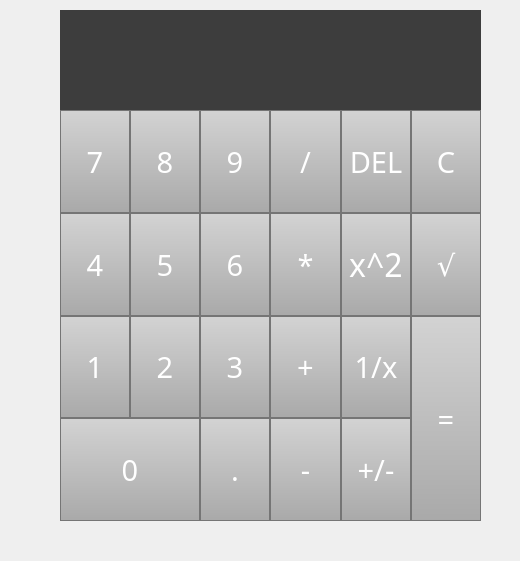
<?xml version="1.0" encoding="UTF-8"?>
<ui version="4.0">
 <class>Form</class>
 <widget class="QWidget" name="Form">
  <property name="geometry">
   <rect>
    <x>0</x>
    <y>0</y>
    <width>520</width>
    <height>561</height>
   </rect>
  </property>
  <property name="windowTitle">
   <string>Form</string>
  </property>
  <property name="styleSheet">
   <string notr="true"/>
  </property>
  <widget class="QWidget" name="verticalLayoutWidget">
   <property name="geometry">
    <rect>
     <x>60</x>
     <y>10</y>
     <width>421</width>
     <height>511</height>
    </rect>
   </property>
   <property name="sizePolicy">
    <sizepolicy hsizetype="Preferred" vsizetype="Preferred">
     <horstretch>0</horstretch>
     <verstretch>0</verstretch>
    </sizepolicy>
   </property>
   <layout class="QVBoxLayout" name="verL">
    <property name="spacing">
     <number>0</number>
    </property>
    <item>
     <widget class="QLineEdit" name="le">
      <property name="sizePolicy">
       <sizepolicy hsizetype="Expanding" vsizetype="Minimum">
        <horstretch>0</horstretch>
        <verstretch>0</verstretch>
       </sizepolicy>
      </property>
      <property name="maximumSize">
       <size>
        <width>1000</width>
        <height>100</height>
       </size>
      </property>
      <property name="font">
       <font>
        <family>DotumChe</family>
        <pointsize>22</pointsize>
        <weight>50</weight>
        <bold>false</bold>
       </font>
      </property>
      <property name="styleSheet">
       <string notr="true">QLineEdit#le{
background: #3D3D3D;
color: white;
border: 0px;
selection-background-color: darkgray;

}</string>
      </property>
      <property name="text">
       <string/>
      </property>
      <property name="maxLength">
       <number>20000000</number>
      </property>
      <property name="alignment">
       <set>Qt::AlignRight|Qt::AlignTrailing|Qt::AlignVCenter</set>
      </property>
      <property name="readOnly">
       <bool>true</bool>
      </property>
     </widget>
    </item>
    <item>
     <layout class="QGridLayout" name="grL">
      <property name="spacing">
       <number>0</number>
      </property>
      <item row="3" column="2">
       <widget class="QPushButton" name="btndot">
        <property name="sizePolicy">
         <sizepolicy hsizetype="Minimum" vsizetype="Preferred">
          <horstretch>0</horstretch>
          <verstretch>0</verstretch>
         </sizepolicy>
        </property>
        <property name="font">
         <font>
          <family>DotumChe</family>
          <pointsize>22</pointsize>
         </font>
        </property>
        <property name="styleSheet">
         <string notr="true">QPushButton{
background-color: qlineargradient(x1:0, y1:0, x2:0, y2:1, stop:0 lightgray, stop:1 darkgray);
color: white;
 border: 1px solid #757575;
-webkit-transition-duration: 2.1s;
-o-transition-duration: 2.1s;
-moz-transition-duration: 2.1s;
transition-duration: 2.1s;
}
QPushButton:hover{
background-color: qlineargradient(x1:0, y1:0, x2:0, y2:1, stop:0 white, stop:1 lightgray);
color: black;
}
QPushButton:pressed{
background-color: qlineargradient(x1:0, y1:0, x2:0, y2:1, stop:0 lightgray, stop:1 white);
color: black;
}</string>
        </property>
        <property name="text">
         <string>.</string>
        </property>
       </widget>
      </item>
      <item row="1" column="1">
       <widget class="QPushButton" name="btn5">
        <property name="sizePolicy">
         <sizepolicy hsizetype="Minimum" vsizetype="Preferred">
          <horstretch>0</horstretch>
          <verstretch>0</verstretch>
         </sizepolicy>
        </property>
        <property name="font">
         <font>
          <family>DotumChe</family>
          <pointsize>22</pointsize>
         </font>
        </property>
        <property name="styleSheet">
         <string notr="true">QPushButton{
background-color: qlineargradient(x1:0, y1:0, x2:0, y2:1, stop:0 lightgray, stop:1 darkgray);
color: white;
 border: 1px solid #757575;
-webkit-transition-duration: 2.1s;
-o-transition-duration: 2.1s;
-moz-transition-duration: 2.1s;
transition-duration: 2.1s;
}
QPushButton:hover{
background-color: qlineargradient(x1:0, y1:0, x2:0, y2:1, stop:0 white, stop:1 lightgray);
color: black;
}
QPushButton:pressed{
background-color: qlineargradient(x1:0, y1:0, x2:0, y2:1, stop:0 lightgray, stop:1 white);
color: black;
}
</string>
        </property>
        <property name="text">
         <string>5</string>
        </property>
       </widget>
      </item>
      <item row="0" column="4">
       <widget class="QPushButton" name="btnwipe">
        <property name="sizePolicy">
         <sizepolicy hsizetype="Minimum" vsizetype="Preferred">
          <horstretch>0</horstretch>
          <verstretch>0</verstretch>
         </sizepolicy>
        </property>
        <property name="font">
         <font>
          <family>DotumChe</family>
          <pointsize>22</pointsize>
         </font>
        </property>
        <property name="styleSheet">
         <string notr="true">QPushButton{
background-color: qlineargradient(x1:0, y1:0, x2:0, y2:1, stop:0 lightgray, stop:1 darkgray);
color: white;
 border: 1px solid #757575;
-webkit-transition-duration: 2.1s;
-o-transition-duration: 2.1s;
-moz-transition-duration: 2.1s;
transition-duration: 2.1s;
}
QPushButton:hover{
background-color: qlineargradient(x1:0, y1:0, x2:0, y2:1, stop:0 white, stop:1 lightgray);
color: black;
}
QPushButton:pressed{
background-color: qlineargradient(x1:0, y1:0, x2:0, y2:1, stop:0 lightgray, stop:1 white);
color: black;
}</string>
        </property>
        <property name="text">
         <string>DEL</string>
        </property>
       </widget>
      </item>
      <item row="1" column="4">
       <widget class="QPushButton" name="btnsqr">
        <property name="sizePolicy">
         <sizepolicy hsizetype="Minimum" vsizetype="Preferred">
          <horstretch>0</horstretch>
          <verstretch>0</verstretch>
         </sizepolicy>
        </property>
        <property name="font">
         <font>
          <family>DotumChe</family>
          <pointsize>24</pointsize>
         </font>
        </property>
        <property name="styleSheet">
         <string notr="true">QPushButton{
background-color: qlineargradient(x1:0, y1:0, x2:0, y2:1, stop:0 lightgray, stop:1 darkgray);
color: white;
 border: 1px solid #757575;
-webkit-transition-duration: 2.1s;
-o-transition-duration: 2.1s;
-moz-transition-duration: 2.1s;
transition-duration: 2.1s;
}
QPushButton:hover{
background-color: qlineargradient(x1:0, y1:0, x2:0, y2:1, stop:0 white, stop:1 lightgray);
color: black;
}
QPushButton:pressed{
background-color: qlineargradient(x1:0, y1:0, x2:0, y2:1, stop:0 lightgray, stop:1 white);
color: black;
}</string>
        </property>
        <property name="text">
         <string>x^2</string>
        </property>
       </widget>
      </item>
      <item row="3" column="4">
       <widget class="QPushButton" name="btnpm">
        <property name="sizePolicy">
         <sizepolicy hsizetype="Minimum" vsizetype="Preferred">
          <horstretch>0</horstretch>
          <verstretch>0</verstretch>
         </sizepolicy>
        </property>
        <property name="font">
         <font>
          <family>DotumChe</family>
          <pointsize>22</pointsize>
         </font>
        </property>
        <property name="styleSheet">
         <string notr="true">QPushButton{
background-color: qlineargradient(x1:0, y1:0, x2:0, y2:1, stop:0 lightgray, stop:1 darkgray);
color: white;
 border: 1px solid #757575;
-webkit-transition-duration: 2.1s;
-o-transition-duration: 2.1s;
-moz-transition-duration: 2.1s;
transition-duration: 2.1s;
}
QPushButton:hover{
background-color: qlineargradient(x1:0, y1:0, x2:0, y2:1, stop:0 white, stop:1 lightgray);
color: black;
}
QPushButton:pressed{
background-color: qlineargradient(x1:0, y1:0, x2:0, y2:1, stop:0 lightgray, stop:1 white);
color: black;
}</string>
        </property>
        <property name="text">
         <string>+/-</string>
        </property>
       </widget>
      </item>
      <item row="0" column="5">
       <widget class="QPushButton" name="btnc">
        <property name="sizePolicy">
         <sizepolicy hsizetype="Minimum" vsizetype="Preferred">
          <horstretch>0</horstretch>
          <verstretch>0</verstretch>
         </sizepolicy>
        </property>
        <property name="font">
         <font>
          <family>DotumChe</family>
          <pointsize>22</pointsize>
         </font>
        </property>
        <property name="styleSheet">
         <string notr="true">QPushButton{
background-color: qlineargradient(x1:0, y1:0, x2:0, y2:1, stop:0 lightgray, stop:1 darkgray);
color: white;
 border: 1px solid #757575;
-webkit-transition-duration: 2.1s;
-o-transition-duration: 2.1s;
-moz-transition-duration: 2.1s;
transition-duration: 2.1s;
}
QPushButton:hover{
background-color: qlineargradient(x1:0, y1:0, x2:0, y2:1, stop:0 white, stop:1 lightgray);
color: black;
}
QPushButton:pressed{
background-color: qlineargradient(x1:0, y1:0, x2:0, y2:1, stop:0 lightgray, stop:1 white);
color: black;
}</string>
        </property>
        <property name="text">
         <string>C</string>
        </property>
       </widget>
      </item>
      <item row="1" column="3">
       <widget class="QPushButton" name="btnmul">
        <property name="sizePolicy">
         <sizepolicy hsizetype="Minimum" vsizetype="Preferred">
          <horstretch>0</horstretch>
          <verstretch>0</verstretch>
         </sizepolicy>
        </property>
        <property name="font">
         <font>
          <family>DotumChe</family>
          <pointsize>22</pointsize>
         </font>
        </property>
        <property name="styleSheet">
         <string notr="true">QPushButton{
background-color: qlineargradient(x1:0, y1:0, x2:0, y2:1, stop:0 lightgray, stop:1 darkgray);
color: white;
 border: 1px solid #757575;
-webkit-transition-duration: 2.1s;
-o-transition-duration: 2.1s;
-moz-transition-duration: 2.1s;
transition-duration: 2.1s;
}
QPushButton:hover{
background-color: qlineargradient(x1:0, y1:0, x2:0, y2:1, stop:0 white, stop:1 lightgray);
color: black;
}
QPushButton:pressed{
background-color: qlineargradient(x1:0, y1:0, x2:0, y2:1, stop:0 lightgray, stop:1 white);
color: black;
}</string>
        </property>
        <property name="text">
         <string>*</string>
        </property>
       </widget>
      </item>
      <item row="3" column="0" colspan="2">
       <widget class="QPushButton" name="btn0">
        <property name="sizePolicy">
         <sizepolicy hsizetype="Minimum" vsizetype="Preferred">
          <horstretch>0</horstretch>
          <verstretch>0</verstretch>
         </sizepolicy>
        </property>
        <property name="font">
         <font>
          <family>DotumChe</family>
          <pointsize>22</pointsize>
         </font>
        </property>
        <property name="styleSheet">
         <string notr="true">QPushButton{
background-color: qlineargradient(x1:0, y1:0, x2:0, y2:1, stop:0 lightgray, stop:1 darkgray);
color: white;
 border: 1px solid #757575;
-webkit-transition-duration: 2.1s;
-o-transition-duration: 2.1s;
-moz-transition-duration: 2.1s;
transition-duration: 2.1s;
}
QPushButton:hover{
background-color: qlineargradient(x1:0, y1:0, x2:0, y2:1, stop:0 white, stop:1 lightgray);
color: black;
}
QPushButton:pressed{
background-color: qlineargradient(x1:0, y1:0, x2:0, y2:1, stop:0 lightgray, stop:1 white);
color: black;
}</string>
        </property>
        <property name="text">
         <string>0</string>
        </property>
       </widget>
      </item>
      <item row="1" column="2">
       <widget class="QPushButton" name="btn6">
        <property name="sizePolicy">
         <sizepolicy hsizetype="Minimum" vsizetype="Preferred">
          <horstretch>0</horstretch>
          <verstretch>0</verstretch>
         </sizepolicy>
        </property>
        <property name="font">
         <font>
          <family>DotumChe</family>
          <pointsize>22</pointsize>
         </font>
        </property>
        <property name="styleSheet">
         <string notr="true">QPushButton{
background-color: qlineargradient(x1:0, y1:0, x2:0, y2:1, stop:0 lightgray, stop:1 darkgray);
color: white;
 border: 1px solid #757575;
-webkit-transition-duration: 2.1s;
-o-transition-duration: 2.1s;
-moz-transition-duration: 2.1s;
transition-duration: 2.1s;
}
QPushButton:hover{
background-color: qlineargradient(x1:0, y1:0, x2:0, y2:1, stop:0 white, stop:1 lightgray);
color: black;
}
QPushButton:pressed{
background-color: qlineargradient(x1:0, y1:0, x2:0, y2:1, stop:0 lightgray, stop:1 white);
color: black;
}</string>
        </property>
        <property name="text">
         <string>6</string>
        </property>
       </widget>
      </item>
      <item row="2" column="2">
       <widget class="QPushButton" name="btn3">
        <property name="sizePolicy">
         <sizepolicy hsizetype="Minimum" vsizetype="Preferred">
          <horstretch>0</horstretch>
          <verstretch>0</verstretch>
         </sizepolicy>
        </property>
        <property name="font">
         <font>
          <family>DotumChe</family>
          <pointsize>22</pointsize>
         </font>
        </property>
        <property name="styleSheet">
         <string notr="true">QPushButton{
background-color: qlineargradient(x1:0, y1:0, x2:0, y2:1, stop:0 lightgray, stop:1 darkgray);
color: white;
 border: 1px solid #757575;
-webkit-transition-duration: 2.1s;
-o-transition-duration: 2.1s;
-moz-transition-duration: 2.1s;
transition-duration: 2.1s;
}
QPushButton:hover{
background-color: qlineargradient(x1:0, y1:0, x2:0, y2:1, stop:0 white, stop:1 lightgray);
color: black;
}
QPushButton:pressed{
background-color: qlineargradient(x1:0, y1:0, x2:0, y2:1, stop:0 lightgray, stop:1 white);
color: black;
}</string>
        </property>
        <property name="text">
         <string>3</string>
        </property>
       </widget>
      </item>
      <item row="2" column="0">
       <widget class="QPushButton" name="btn1">
        <property name="sizePolicy">
         <sizepolicy hsizetype="Minimum" vsizetype="Preferred">
          <horstretch>0</horstretch>
          <verstretch>0</verstretch>
         </sizepolicy>
        </property>
        <property name="font">
         <font>
          <family>DotumChe</family>
          <pointsize>22</pointsize>
         </font>
        </property>
        <property name="styleSheet">
         <string notr="true">QPushButton{
background-color: qlineargradient(x1:0, y1:0, x2:0, y2:1, stop:0 lightgray, stop:1 darkgray);
color: white;
 border: 1px solid #757575;
-webkit-transition-duration: 2.1s;
-o-transition-duration: 2.1s;
-moz-transition-duration: 2.1s;
transition-duration: 2.1s;
}
QPushButton:hover{
background-color: qlineargradient(x1:0, y1:0, x2:0, y2:1, stop:0 white, stop:1 lightgray);
color: black;
}
QPushButton:pressed{
background-color: qlineargradient(x1:0, y1:0, x2:0, y2:1, stop:0 lightgray, stop:1 white);
color: black;
}</string>
        </property>
        <property name="text">
         <string>1</string>
        </property>
       </widget>
      </item>
      <item row="1" column="0">
       <widget class="QPushButton" name="btn4">
        <property name="sizePolicy">
         <sizepolicy hsizetype="Minimum" vsizetype="Preferred">
          <horstretch>0</horstretch>
          <verstretch>0</verstretch>
         </sizepolicy>
        </property>
        <property name="font">
         <font>
          <family>DotumChe</family>
          <pointsize>22</pointsize>
         </font>
        </property>
        <property name="styleSheet">
         <string notr="true">QPushButton{
background-color: qlineargradient(x1:0, y1:0, x2:0, y2:1, stop:0 lightgray, stop:1 darkgray);
color: white;
 border: 1px solid #757575;
-webkit-transition-duration: 2.1s;
-o-transition-duration: 2.1s;
-moz-transition-duration: 2.1s;
transition-duration: 2.1s;
}
QPushButton:hover{
background-color: qlineargradient(x1:0, y1:0, x2:0, y2:1, stop:0 white, stop:1 lightgray);
color: black;
}
QPushButton:pressed{
background-color: qlineargradient(x1:0, y1:0, x2:0, y2:1, stop:0 lightgray, stop:1 white);
color: black;
}</string>
        </property>
        <property name="text">
         <string>4</string>
        </property>
       </widget>
      </item>
      <item row="0" column="1">
       <widget class="QPushButton" name="btn8">
        <property name="sizePolicy">
         <sizepolicy hsizetype="Minimum" vsizetype="Preferred">
          <horstretch>0</horstretch>
          <verstretch>0</verstretch>
         </sizepolicy>
        </property>
        <property name="font">
         <font>
          <family>DotumChe</family>
          <pointsize>22</pointsize>
         </font>
        </property>
        <property name="styleSheet">
         <string notr="true">QPushButton{
background-color: qlineargradient(x1:0, y1:0, x2:0, y2:1, stop:0 lightgray, stop:1 darkgray);
color: white;
 border: 1px solid #757575;
-webkit-transition-duration: 2.1s;
-o-transition-duration: 2.1s;
-moz-transition-duration: 2.1s;
transition-duration: 2.1s;
}
QPushButton:hover{
background-color: qlineargradient(x1:0, y1:0, x2:0, y2:1, stop:0 white, stop:1 lightgray);
color: black;
}
QPushButton:pressed{
background-color: qlineargradient(x1:0, y1:0, x2:0, y2:1, stop:0 lightgray, stop:1 white);
color: black;
}</string>
        </property>
        <property name="text">
         <string>8</string>
        </property>
       </widget>
      </item>
      <item row="2" column="1">
       <widget class="QPushButton" name="btn2">
        <property name="sizePolicy">
         <sizepolicy hsizetype="Minimum" vsizetype="Preferred">
          <horstretch>0</horstretch>
          <verstretch>0</verstretch>
         </sizepolicy>
        </property>
        <property name="font">
         <font>
          <family>DotumChe</family>
          <pointsize>22</pointsize>
         </font>
        </property>
        <property name="styleSheet">
         <string notr="true">QPushButton{
background-color: qlineargradient(x1:0, y1:0, x2:0, y2:1, stop:0 lightgray, stop:1 darkgray);
color: white;
 border: 1px solid #757575;
-webkit-transition-duration: 2.1s;
-o-transition-duration: 2.1s;
-moz-transition-duration: 2.1s;
transition-duration: 2.1s;
}
QPushButton:hover{
background-color: qlineargradient(x1:0, y1:0, x2:0, y2:1, stop:0 white, stop:1 lightgray);
color: black;
}
QPushButton:pressed{
background-color: qlineargradient(x1:0, y1:0, x2:0, y2:1, stop:0 lightgray, stop:1 white);
color: black;
}</string>
        </property>
        <property name="text">
         <string>2</string>
        </property>
       </widget>
      </item>
      <item row="2" column="3">
       <widget class="QPushButton" name="btnplus">
        <property name="sizePolicy">
         <sizepolicy hsizetype="Minimum" vsizetype="Preferred">
          <horstretch>0</horstretch>
          <verstretch>0</verstretch>
         </sizepolicy>
        </property>
        <property name="font">
         <font>
          <family>DotumChe</family>
          <pointsize>22</pointsize>
         </font>
        </property>
        <property name="styleSheet">
         <string notr="true">QPushButton{
background-color: qlineargradient(x1:0, y1:0, x2:0, y2:1, stop:0 lightgray, stop:1 darkgray);
color: white;
 border: 1px solid #757575;
-webkit-transition-duration: 2.1s;
-o-transition-duration: 2.1s;
-moz-transition-duration: 2.1s;
transition-duration: 2.1s;
}
QPushButton:hover{
background-color: qlineargradient(x1:0, y1:0, x2:0, y2:1, stop:0 white, stop:1 lightgray);
color: black;
}
QPushButton:pressed{
background-color: qlineargradient(x1:0, y1:0, x2:0, y2:1, stop:0 lightgray, stop:1 white);
color: black;
}</string>
        </property>
        <property name="text">
         <string>+</string>
        </property>
       </widget>
      </item>
      <item row="1" column="5">
       <widget class="QPushButton" name="btnsqrt">
        <property name="sizePolicy">
         <sizepolicy hsizetype="Minimum" vsizetype="Preferred">
          <horstretch>0</horstretch>
          <verstretch>0</verstretch>
         </sizepolicy>
        </property>
        <property name="font">
         <font>
          <family>DotumChe</family>
          <pointsize>22</pointsize>
         </font>
        </property>
        <property name="styleSheet">
         <string notr="true">QPushButton{
background-color: qlineargradient(x1:0, y1:0, x2:0, y2:1, stop:0 lightgray, stop:1 darkgray);
color: white;
 border: 1px solid #757575;
-webkit-transition-duration: 2.1s;
-o-transition-duration: 2.1s;
-moz-transition-duration: 2.1s;
transition-duration: 2.1s;
}
QPushButton:hover{
background-color: qlineargradient(x1:0, y1:0, x2:0, y2:1, stop:0 white, stop:1 lightgray);
color: black;
}
QPushButton:pressed{
background-color: qlineargradient(x1:0, y1:0, x2:0, y2:1, stop:0 lightgray, stop:1 white);
color: black;
}</string>
        </property>
        <property name="text">
         <string>√</string>
        </property>
       </widget>
      </item>
      <item row="3" column="3">
       <widget class="QPushButton" name="btnminus">
        <property name="sizePolicy">
         <sizepolicy hsizetype="Minimum" vsizetype="Preferred">
          <horstretch>0</horstretch>
          <verstretch>0</verstretch>
         </sizepolicy>
        </property>
        <property name="font">
         <font>
          <family>DotumChe</family>
          <pointsize>22</pointsize>
         </font>
        </property>
        <property name="styleSheet">
         <string notr="true">QPushButton{
background-color: qlineargradient(x1:0, y1:0, x2:0, y2:1, stop:0 lightgray, stop:1 darkgray);
color: white;
 border: 1px solid #757575;
-webkit-transition-duration: 2.1s;
-o-transition-duration: 2.1s;
-moz-transition-duration: 2.1s;
transition-duration: 2.1s;
}
QPushButton:hover{
background-color: qlineargradient(x1:0, y1:0, x2:0, y2:1, stop:0 white, stop:1 lightgray);
color: black;
}
QPushButton:pressed{
background-color: qlineargradient(x1:0, y1:0, x2:0, y2:1, stop:0 lightgray, stop:1 white);
color: black;
}</string>
        </property>
        <property name="text">
         <string>-</string>
        </property>
       </widget>
      </item>
      <item row="2" column="4">
       <widget class="QPushButton" name="btnrev">
        <property name="sizePolicy">
         <sizepolicy hsizetype="Minimum" vsizetype="Preferred">
          <horstretch>0</horstretch>
          <verstretch>0</verstretch>
         </sizepolicy>
        </property>
        <property name="font">
         <font>
          <family>DotumChe</family>
          <pointsize>22</pointsize>
         </font>
        </property>
        <property name="styleSheet">
         <string notr="true">QPushButton{
background-color: qlineargradient(x1:0, y1:0, x2:0, y2:1, stop:0 lightgray, stop:1 darkgray);
color: white;
 border: 1px solid #757575;
-webkit-transition-duration: 2.1s;
-o-transition-duration: 2.1s;
-moz-transition-duration: 2.1s;
transition-duration: 2.1s;
}
QPushButton:hover{
background-color: qlineargradient(x1:0, y1:0, x2:0, y2:1, stop:0 white, stop:1 lightgray);
color: black;
}
QPushButton:pressed{
background-color: qlineargradient(x1:0, y1:0, x2:0, y2:1, stop:0 lightgray, stop:1 white);
color: black;
}</string>
        </property>
        <property name="text">
         <string>1/x</string>
        </property>
       </widget>
      </item>
      <item row="0" column="0">
       <widget class="QPushButton" name="btn7">
        <property name="sizePolicy">
         <sizepolicy hsizetype="Minimum" vsizetype="Preferred">
          <horstretch>0</horstretch>
          <verstretch>0</verstretch>
         </sizepolicy>
        </property>
        <property name="font">
         <font>
          <family>DotumChe</family>
          <pointsize>22</pointsize>
         </font>
        </property>
        <property name="styleSheet">
         <string notr="true">QPushButton{
background-color: qlineargradient(x1:0, y1:0, x2:0, y2:1, stop:0 lightgray, stop:1 darkgray);
color: white;
 border: 1px solid #757575;
-webkit-transition-duration: 2.1s;
-o-transition-duration: 2.1s;
-moz-transition-duration: 2.1s;
transition-duration: 2.1s;
}
QPushButton:hover{
background-color: qlineargradient(x1:0, y1:0, x2:0, y2:1, stop:0 white, stop:1 lightgray);
color: black;
}
QPushButton:pressed{
background-color: qlineargradient(x1:0, y1:0, x2:0, y2:1, stop:0 lightgray, stop:1 white);
color: black;
}

</string>
        </property>
        <property name="text">
         <string>7</string>
        </property>
       </widget>
      </item>
      <item row="2" column="5" rowspan="2">
       <widget class="QPushButton" name="btneq">
        <property name="sizePolicy">
         <sizepolicy hsizetype="Minimum" vsizetype="Preferred">
          <horstretch>0</horstretch>
          <verstretch>0</verstretch>
         </sizepolicy>
        </property>
        <property name="font">
         <font>
          <family>DotumChe</family>
          <pointsize>22</pointsize>
         </font>
        </property>
        <property name="styleSheet">
         <string notr="true">QPushButton{
background-color: qlineargradient(x1:0, y1:0, x2:0, y2:1, stop:0 lightgray, stop:1 darkgray);
color: white;
 border: 1px solid #757575;
-webkit-transition-duration: 2.1s;
-o-transition-duration: 2.1s;
-moz-transition-duration: 2.1s;
transition-duration: 2.1s;
}
QPushButton:hover{
background-color: qlineargradient(x1:0, y1:0, x2:0, y2:1, stop:0 white, stop:1 lightgray);
color: black;
}
QPushButton:pressed{
background-color: qlineargradient(x1:0, y1:0, x2:0, y2:1, stop:0 lightgray, stop:1 white);
color: black;
}</string>
        </property>
        <property name="text">
         <string>=</string>
        </property>
       </widget>
      </item>
      <item row="0" column="2">
       <widget class="QPushButton" name="btn9">
        <property name="sizePolicy">
         <sizepolicy hsizetype="Minimum" vsizetype="Preferred">
          <horstretch>0</horstretch>
          <verstretch>0</verstretch>
         </sizepolicy>
        </property>
        <property name="font">
         <font>
          <family>DotumChe</family>
          <pointsize>22</pointsize>
         </font>
        </property>
        <property name="styleSheet">
         <string notr="true">QPushButton{
background-color: qlineargradient(x1:0, y1:0, x2:0, y2:1, stop:0 lightgray, stop:1 darkgray);
color: white;
 border: 1px solid #757575;
-webkit-transition-duration: 2.1s;
-o-transition-duration: 2.1s;
-moz-transition-duration: 2.1s;
transition-duration: 2.1s;
}
QPushButton:hover{
background-color: qlineargradient(x1:0, y1:0, x2:0, y2:1, stop:0 white, stop:1 lightgray);
color: black;
}
QPushButton:pressed{
background-color: qlineargradient(x1:0, y1:0, x2:0, y2:1, stop:0 lightgray, stop:1 white);
color: black;
}</string>
        </property>
        <property name="text">
         <string>9</string>
        </property>
       </widget>
      </item>
      <item row="0" column="3">
       <widget class="QPushButton" name="btndiv">
        <property name="sizePolicy">
         <sizepolicy hsizetype="Minimum" vsizetype="Preferred">
          <horstretch>0</horstretch>
          <verstretch>0</verstretch>
         </sizepolicy>
        </property>
        <property name="font">
         <font>
          <family>DotumChe</family>
          <pointsize>22</pointsize>
         </font>
        </property>
        <property name="styleSheet">
         <string notr="true">QPushButton{
background-color: qlineargradient(x1:0, y1:0, x2:0, y2:1, stop:0 lightgray, stop:1 darkgray);
color: white;
 border: 1px solid #757575;
-webkit-transition-duration: 2.1s;
-o-transition-duration: 2.1s;
-moz-transition-duration: 2.1s;
transition-duration: 2.1s;
}
QPushButton:hover{
background-color: qlineargradient(x1:0, y1:0, x2:0, y2:1, stop:0 white, stop:1 lightgray);
color: black;
}
QPushButton:pressed{
background-color: qlineargradient(x1:0, y1:0, x2:0, y2:1, stop:0 lightgray, stop:1 white);
color: black;
}</string>
        </property>
        <property name="text">
         <string>/</string>
        </property>
       </widget>
      </item>
     </layout>
    </item>
   </layout>
  </widget>
 </widget>
 <resources/>
 <connections/>
</ui>
